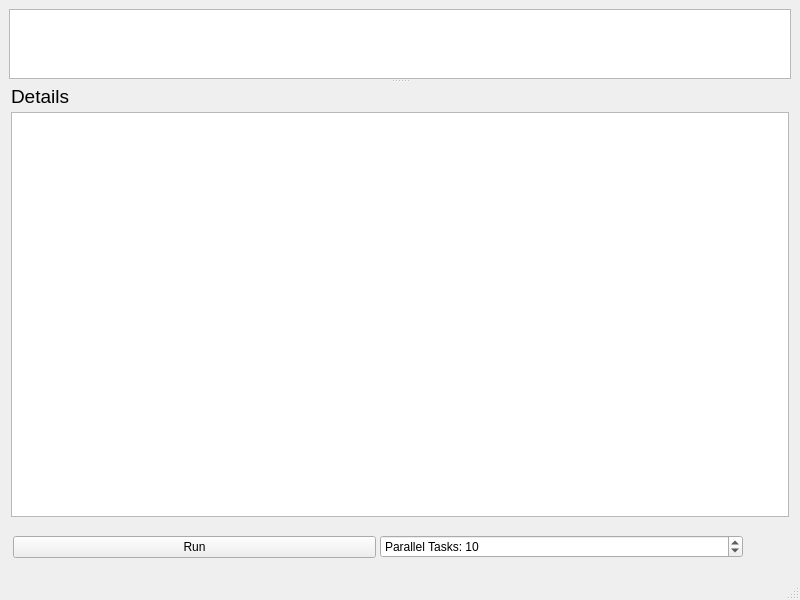
<?xml version="1.0" encoding="UTF-8"?>
<ui version="4.0">
 <class>EncodeWindow</class>
 <widget class="QMainWindow" name="EncodeWindow">
  <property name="geometry">
   <rect>
    <x>0</x>
    <y>0</y>
    <width>800</width>
    <height>600</height>
   </rect>
  </property>
  <property name="windowTitle">
   <string>EncodeWindow</string>
  </property>
  <widget class="QWidget" name="centralwidget">
   <layout class="QVBoxLayout" name="verticalLayout">
    <item>
     <widget class="QSplitter" name="splitter">
      <property name="orientation">
       <enum>Qt::Vertical</enum>
      </property>
      <widget class="QTableView" name="tasksTable">
       <property name="sizeAdjustPolicy">
        <enum>QAbstractScrollArea::AdjustToContents</enum>
       </property>
       <property name="textElideMode">
        <enum>Qt::ElideMiddle</enum>
       </property>
      </widget>
      <widget class="QWidget" name="detailsWidget" native="true">
       <property name="sizePolicy">
        <sizepolicy hsizetype="Preferred" vsizetype="MinimumExpanding">
         <horstretch>0</horstretch>
         <verstretch>0</verstretch>
        </sizepolicy>
       </property>
       <layout class="QVBoxLayout" name="verticalLayout_2">
        <property name="spacing">
         <number>4</number>
        </property>
        <property name="leftMargin">
         <number>2</number>
        </property>
        <property name="topMargin">
         <number>2</number>
        </property>
        <property name="rightMargin">
         <number>2</number>
        </property>
        <property name="bottomMargin">
         <number>2</number>
        </property>
        <item>
         <widget class="QLabel" name="label_3">
          <property name="sizePolicy">
           <sizepolicy hsizetype="Preferred" vsizetype="Maximum">
            <horstretch>0</horstretch>
            <verstretch>0</verstretch>
           </sizepolicy>
          </property>
          <property name="font">
           <font>
            <pointsize>14</pointsize>
           </font>
          </property>
          <property name="text">
           <string>Details</string>
          </property>
         </widget>
        </item>
        <item>
         <widget class="QTextBrowser" name="textBrowser">
          <property name="sizePolicy">
           <sizepolicy hsizetype="Expanding" vsizetype="Minimum">
            <horstretch>0</horstretch>
            <verstretch>0</verstretch>
           </sizepolicy>
          </property>
         </widget>
        </item>
       </layout>
      </widget>
     </widget>
    </item>
    <item>
     <widget class="QWidget" name="widget" native="true">
      <layout class="QHBoxLayout" name="horizontalLayout">
       <property name="spacing">
        <number>4</number>
       </property>
       <property name="leftMargin">
        <number>2</number>
       </property>
       <property name="topMargin">
        <number>2</number>
       </property>
       <property name="rightMargin">
        <number>2</number>
       </property>
       <property name="bottomMargin">
        <number>2</number>
       </property>
       <item>
        <widget class="QWidget" name="widget_3" native="true">
         <layout class="QHBoxLayout" name="horizontalLayout_2">
          <property name="spacing">
           <number>4</number>
          </property>
          <property name="leftMargin">
           <number>2</number>
          </property>
          <property name="topMargin">
           <number>2</number>
          </property>
          <property name="rightMargin">
           <number>2</number>
          </property>
          <property name="bottomMargin">
           <number>2</number>
          </property>
          <item>
           <widget class="QPushButton" name="runButton">
            <property name="text">
             <string>Run</string>
            </property>
           </widget>
          </item>
          <item>
           <widget class="QSpinBox" name="parallelTasksCountSpinBox">
            <property name="prefix">
             <string>Parallel Tasks: </string>
            </property>
            <property name="maximum">
             <number>99999999</number>
            </property>
            <property name="value">
             <number>10</number>
            </property>
           </widget>
          </item>
         </layout>
        </widget>
       </item>
       <item>
        <widget class="QWidget" name="busyIndicatorContainer" native="true">
         <property name="minimumSize">
          <size>
           <width>40</width>
           <height>40</height>
          </size>
         </property>
         <property name="maximumSize">
          <size>
           <width>40</width>
           <height>40</height>
          </size>
         </property>
        </widget>
       </item>
      </layout>
     </widget>
    </item>
   </layout>
  </widget>
  <widget class="QMenuBar" name="menubar">
   <property name="geometry">
    <rect>
     <x>0</x>
     <y>0</y>
     <width>800</width>
     <height>22</height>
    </rect>
   </property>
  </widget>
  <widget class="QStatusBar" name="statusbar"/>
 </widget>
 <resources/>
 <connections/>
</ui>
